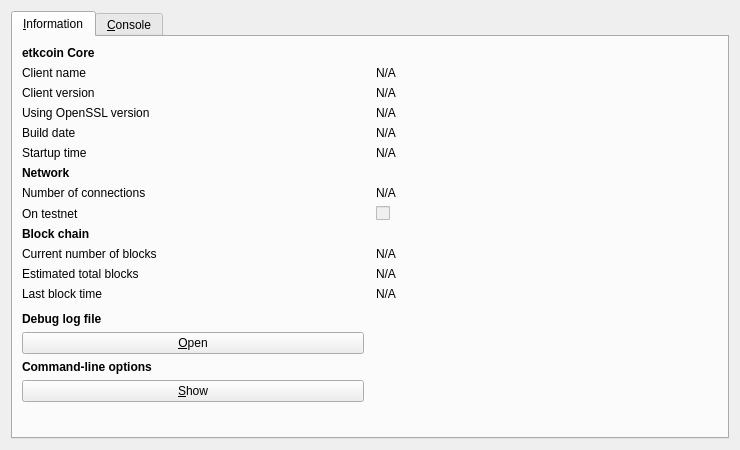
<?xml version="1.0" encoding="UTF-8"?>
<ui version="4.0">
 <class>RPCConsole</class>
 <widget class="QDialog" name="RPCConsole">
  <property name="geometry">
   <rect>
    <x>0</x>
    <y>0</y>
    <width>740</width>
    <height>450</height>
   </rect>
  </property>
  <property name="windowTitle">
   <string>etkcoin - Debug window</string>
  </property>
  <layout class="QVBoxLayout" name="verticalLayout_2">
   <item>
    <widget class="QTabWidget" name="tabWidget">
     <property name="currentIndex">
      <number>0</number>
     </property>
     <widget class="QWidget" name="tab_info">
      <attribute name="title">
       <string>&amp;Information</string>
      </attribute>
      <layout class="QGridLayout" name="gridLayout" columnstretch="0,0">
       <property name="horizontalSpacing">
        <number>12</number>
       </property>
       <item row="14" column="0">
        <widget class="QLabel" name="labelDebugLogfile">
         <property name="font">
          <font>
           <weight>75</weight>
           <bold>true</bold>
          </font>
         </property>
         <property name="text">
          <string>Debug log file</string>
         </property>
        </widget>
       </item>
       <item row="5" column="0">
        <widget class="QLabel" name="label_13">
         <property name="text">
          <string>Startup time</string>
         </property>
        </widget>
       </item>
       <item row="6" column="0">
        <widget class="QLabel" name="label_11">
         <property name="font">
          <font>
           <weight>75</weight>
           <bold>true</bold>
          </font>
         </property>
         <property name="text">
          <string>Network</string>
         </property>
        </widget>
       </item>
       <item row="5" column="1">
        <widget class="QLabel" name="startupTime">
         <property name="cursor">
          <cursorShape>IBeamCursor</cursorShape>
         </property>
         <property name="text">
          <string>N/A</string>
         </property>
         <property name="textFormat">
          <enum>Qt::PlainText</enum>
         </property>
         <property name="textInteractionFlags">
          <set>Qt::LinksAccessibleByMouse|Qt::TextSelectableByKeyboard|Qt::TextSelectableByMouse</set>
         </property>
        </widget>
       </item>
       <item row="8" column="1">
        <widget class="QCheckBox" name="isTestNet">
         <property name="enabled">
          <bool>false</bool>
         </property>
         <property name="text">
          <string/>
         </property>
        </widget>
       </item>
       <item row="1" column="0">
        <widget class="QLabel" name="label_5">
         <property name="text">
          <string>Client name</string>
         </property>
        </widget>
       </item>
       <item row="10" column="1">
        <widget class="QLabel" name="numberOfBlocks">
         <property name="cursor">
          <cursorShape>IBeamCursor</cursorShape>
         </property>
         <property name="text">
          <string>N/A</string>
         </property>
         <property name="textFormat">
          <enum>Qt::PlainText</enum>
         </property>
         <property name="textInteractionFlags">
          <set>Qt::LinksAccessibleByMouse|Qt::TextSelectableByKeyboard|Qt::TextSelectableByMouse</set>
         </property>
        </widget>
       </item>
       <item row="4" column="0">
        <widget class="QLabel" name="label_12">
         <property name="text">
          <string>Build date</string>
         </property>
        </widget>
       </item>
       <item row="17" column="0">
        <widget class="QPushButton" name="showCLOptionsButton">
         <property name="toolTip">
          <string>Show the etkcoin-Qt help message to get a list with possible etkcoin command-line options.</string>
         </property>
         <property name="text">
          <string>&amp;Show</string>
         </property>
         <property name="autoDefault">
          <bool>false</bool>
         </property>
        </widget>
       </item>
       <item row="10" column="0">
        <widget class="QLabel" name="label_3">
         <property name="text">
          <string>Current number of blocks</string>
         </property>
        </widget>
       </item>
       <item row="12" column="1">
        <widget class="QLabel" name="lastBlockTime">
         <property name="cursor">
          <cursorShape>IBeamCursor</cursorShape>
         </property>
         <property name="text">
          <string>N/A</string>
         </property>
         <property name="textFormat">
          <enum>Qt::PlainText</enum>
         </property>
         <property name="textInteractionFlags">
          <set>Qt::LinksAccessibleByMouse|Qt::TextSelectableByKeyboard|Qt::TextSelectableByMouse</set>
         </property>
        </widget>
       </item>
       <item row="4" column="1">
        <widget class="QLabel" name="buildDate">
         <property name="cursor">
          <cursorShape>IBeamCursor</cursorShape>
         </property>
         <property name="text">
          <string>N/A</string>
         </property>
         <property name="textFormat">
          <enum>Qt::PlainText</enum>
         </property>
         <property name="textInteractionFlags">
          <set>Qt::LinksAccessibleByMouse|Qt::TextSelectableByKeyboard|Qt::TextSelectableByMouse</set>
         </property>
        </widget>
       </item>
       <item row="2" column="0">
        <widget class="QLabel" name="label_6">
         <property name="text">
          <string>Client version</string>
         </property>
        </widget>
       </item>
       <item row="8" column="0">
        <widget class="QLabel" name="label_8">
         <property name="text">
          <string>On testnet</string>
         </property>
        </widget>
       </item>
       <item row="2" column="1">
        <widget class="QLabel" name="clientVersion">
         <property name="cursor">
          <cursorShape>IBeamCursor</cursorShape>
         </property>
         <property name="text">
          <string>N/A</string>
         </property>
         <property name="textFormat">
          <enum>Qt::PlainText</enum>
         </property>
         <property name="textInteractionFlags">
          <set>Qt::LinksAccessibleByMouse|Qt::TextSelectableByKeyboard|Qt::TextSelectableByMouse</set>
         </property>
        </widget>
       </item>
       <item row="1" column="1">
        <widget class="QLabel" name="clientName">
         <property name="cursor">
          <cursorShape>IBeamCursor</cursorShape>
         </property>
         <property name="text">
          <string>N/A</string>
         </property>
         <property name="textFormat">
          <enum>Qt::PlainText</enum>
         </property>
         <property name="textInteractionFlags">
          <set>Qt::LinksAccessibleByMouse|Qt::TextSelectableByKeyboard|Qt::TextSelectableByMouse</set>
         </property>
        </widget>
       </item>
       <item row="12" column="0">
        <widget class="QLabel" name="label_2">
         <property name="text">
          <string>Last block time</string>
         </property>
        </widget>
       </item>
       <item row="18" column="0">
        <spacer name="verticalSpacer">
         <property name="orientation">
          <enum>Qt::Vertical</enum>
         </property>
         <property name="sizeHint" stdset="0">
          <size>
           <width>20</width>
           <height>40</height>
          </size>
         </property>
        </spacer>
       </item>
       <item row="7" column="0">
        <widget class="QLabel" name="label_7">
         <property name="text">
          <string>Number of connections</string>
         </property>
        </widget>
       </item>
       <item row="16" column="0">
        <widget class="QLabel" name="labelCLOptions">
         <property name="font">
          <font>
           <weight>75</weight>
           <bold>true</bold>
          </font>
         </property>
         <property name="text">
          <string>Command-line options</string>
         </property>
        </widget>
       </item>
       <item row="11" column="1">
        <widget class="QLabel" name="totalBlocks">
         <property name="cursor">
          <cursorShape>IBeamCursor</cursorShape>
         </property>
         <property name="text">
          <string>N/A</string>
         </property>
         <property name="textFormat">
          <enum>Qt::PlainText</enum>
         </property>
         <property name="textInteractionFlags">
          <set>Qt::LinksAccessibleByMouse|Qt::TextSelectableByKeyboard|Qt::TextSelectableByMouse</set>
         </property>
        </widget>
       </item>
       <item row="7" column="1">
        <widget class="QLabel" name="numberOfConnections">
         <property name="cursor">
          <cursorShape>IBeamCursor</cursorShape>
         </property>
         <property name="text">
          <string>N/A</string>
         </property>
         <property name="textFormat">
          <enum>Qt::PlainText</enum>
         </property>
         <property name="textInteractionFlags">
          <set>Qt::LinksAccessibleByMouse|Qt::TextSelectableByKeyboard|Qt::TextSelectableByMouse</set>
         </property>
        </widget>
       </item>
       <item row="3" column="1">
        <widget class="QLabel" name="openSSLVersion">
         <property name="cursor">
          <cursorShape>IBeamCursor</cursorShape>
         </property>
         <property name="text">
          <string>N/A</string>
         </property>
         <property name="textFormat">
          <enum>Qt::PlainText</enum>
         </property>
         <property name="textInteractionFlags">
          <set>Qt::LinksAccessibleByMouse|Qt::TextSelectableByKeyboard|Qt::TextSelectableByMouse</set>
         </property>
        </widget>
       </item>
       <item row="9" column="0">
        <widget class="QLabel" name="label_10">
         <property name="font">
          <font>
           <weight>75</weight>
           <bold>true</bold>
          </font>
         </property>
         <property name="text">
          <string>Block chain</string>
         </property>
        </widget>
       </item>
       <item row="0" column="0">
        <widget class="QLabel" name="label_9">
         <property name="font">
          <font>
           <weight>75</weight>
           <bold>true</bold>
          </font>
         </property>
         <property name="text">
          <string>etkcoin Core</string>
         </property>
        </widget>
       </item>
       <item row="11" column="0">
        <widget class="QLabel" name="label_4">
         <property name="text">
          <string>Estimated total blocks</string>
         </property>
        </widget>
       </item>
       <item row="13" column="0">
        <spacer name="verticalSpacer_2">
         <property name="orientation">
          <enum>Qt::Vertical</enum>
         </property>
         <property name="sizeHint" stdset="0">
          <size>
           <width>20</width>
           <height>20</height>
          </size>
         </property>
        </spacer>
       </item>
       <item row="15" column="0">
        <widget class="QPushButton" name="openDebugLogfileButton">
         <property name="toolTip">
          <string>Open the etkcoin debug log file from the current data directory. This can take a few seconds for large log files.</string>
         </property>
         <property name="text">
          <string>&amp;Open</string>
         </property>
         <property name="autoDefault">
          <bool>false</bool>
         </property>
        </widget>
       </item>
       <item row="3" column="0">
        <widget class="QLabel" name="label_14">
         <property name="text">
          <string>Using OpenSSL version</string>
         </property>
         <property name="indent">
          <number>-1</number>
         </property>
        </widget>
       </item>
      </layout>
     </widget>
     <widget class="QWidget" name="tab_console">
      <attribute name="title">
       <string>&amp;Console</string>
      </attribute>
      <layout class="QVBoxLayout" name="verticalLayout_3">
       <property name="spacing">
        <number>3</number>
       </property>
       <item>
        <widget class="QTextEdit" name="messagesWidget">
         <property name="minimumSize">
          <size>
           <width>0</width>
           <height>100</height>
          </size>
         </property>
         <property name="readOnly">
          <bool>true</bool>
         </property>
         <property name="tabKeyNavigation" stdset="0">
          <bool>false</bool>
         </property>
         <property name="columnCount" stdset="0">
          <number>2</number>
         </property>
        </widget>
       </item>
       <item>
        <layout class="QHBoxLayout" name="horizontalLayout">
         <property name="spacing">
          <number>3</number>
         </property>
         <item>
          <widget class="QLabel" name="label">
           <property name="text">
            <string notr="true">&gt;</string>
           </property>
          </widget>
         </item>
         <item>
          <widget class="QLineEdit" name="lineEdit"/>
         </item>
         <item>
          <widget class="QPushButton" name="clearButton">
           <property name="maximumSize">
            <size>
             <width>24</width>
             <height>24</height>
            </size>
           </property>
           <property name="toolTip">
            <string>Clear console</string>
           </property>
           <property name="text">
            <string/>
           </property>
           <property name="icon">
            <iconset resource="../bitcoin.qrc">
             <normaloff>:/icons/remove</normaloff>:/icons/remove</iconset>
           </property>
           <property name="shortcut">
            <string notr="true">Ctrl+L</string>
           </property>
           <property name="autoDefault">
            <bool>false</bool>
           </property>
          </widget>
         </item>
        </layout>
       </item>
      </layout>
     </widget>
    </widget>
   </item>
  </layout>
 </widget>
 <resources>
  <include location="../bitcoin.qrc"/>
 </resources>
 <connections/>
</ui>
